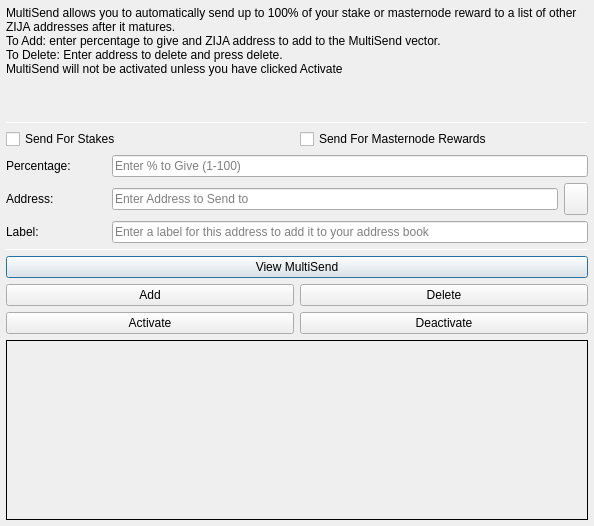
<?xml version="1.0" encoding="UTF-8"?>
<ui version="4.0">
 <class>MultiSendDialog</class>
 <widget class="QDialog" name="MultiSendDialog">
  <property name="windowModality">
   <enum>Qt::NonModal</enum>
  </property>
  <property name="geometry">
   <rect>
    <x>0</x>
    <y>0</y>
    <width>594</width>
    <height>526</height>
   </rect>
  </property>
  <property name="windowTitle">
   <string>MultiSend</string>
  </property>
  <layout class="QVBoxLayout" name="verticalLayout" stretch="0">
   <property name="leftMargin">
    <number>6</number>
   </property>
   <property name="topMargin">
    <number>6</number>
   </property>
   <property name="rightMargin">
    <number>6</number>
   </property>
   <property name="bottomMargin">
    <number>6</number>
   </property>
   <item>
    <layout class="QVBoxLayout" name="verticalLayout_Main" stretch="1,1,1,0,1,1,1">
     <item>
      <widget class="QLabel" name="label_2">
       <property name="lineWidth">
        <number>1</number>
       </property>
       <property name="text">
        <string>MultiSend allows you to automatically send up to 100% of your stake or masternode reward to a list of other ZIJA addresses after it matures.
To Add: enter percentage to give and ZIJA address to add to the MultiSend vector.
To Delete: Enter address to delete and press delete.
MultiSend will not be activated unless you have clicked Activate</string>
       </property>
       <property name="alignment">
        <set>Qt::AlignLeading|Qt::AlignLeft|Qt::AlignTop</set>
       </property>
       <property name="wordWrap">
        <bool>true</bool>
       </property>
      </widget>
     </item>
     <item>
      <widget class="Line" name="line">
       <property name="minimumSize">
        <size>
         <width>0</width>
         <height>1</height>
        </size>
       </property>
       <property name="maximumSize">
        <size>
         <width>16777215</width>
         <height>1</height>
        </size>
       </property>
       <property name="orientation">
        <enum>Qt::Horizontal</enum>
       </property>
      </widget>
     </item>
     <item>
      <layout class="QVBoxLayout" name="verticalLayout_Settings">
       <item>
        <layout class="QHBoxLayout" name="horizontalLayout">
         <item>
          <widget class="QCheckBox" name="multiSendStakeCheckBox">
           <property name="text">
            <string>Send For Stakes</string>
           </property>
          </widget>
         </item>
         <item>
          <widget class="QCheckBox" name="multiSendMasternodeCheckBox">
           <property name="text">
            <string>Send For Masternode Rewards</string>
           </property>
          </widget>
         </item>
        </layout>
       </item>
       <item>
        <layout class="QHBoxLayout" name="horizontalLayout_6">
         <item>
          <widget class="QLabel" name="label">
           <property name="minimumSize">
            <size>
             <width>100</width>
             <height>0</height>
            </size>
           </property>
           <property name="toolTip">
            <string>Percentage of stake to send</string>
           </property>
           <property name="text">
            <string>Percentage:</string>
           </property>
          </widget>
         </item>
         <item>
          <widget class="QLineEdit" name="multiSendPercentEdit">
           <property name="toolTip">
            <string>Enter whole numbers 1 - 100</string>
           </property>
           <property name="placeholderText">
            <string>Enter % to Give (1-100)</string>
           </property>
          </widget>
         </item>
        </layout>
       </item>
       <item>
        <layout class="QHBoxLayout" name="horizontalLayout_7">
         <item>
          <widget class="QLabel" name="label_5">
           <property name="minimumSize">
            <size>
             <width>100</width>
             <height>0</height>
            </size>
           </property>
           <property name="toolTip">
            <string>Address to send portion of stake to</string>
           </property>
           <property name="text">
            <string>Address:</string>
           </property>
          </widget>
         </item>
         <item>
          <widget class="QLineEdit" name="multiSendAddressEdit">
           <property name="toolTip">
            <string/>
           </property>
           <property name="placeholderText">
            <string>Enter Address to Send to</string>
           </property>
          </widget>
         </item>
         <item>
          <widget class="QToolButton" name="addressBookButton">
           <property name="maximumSize">
            <size>
             <width>16777215</width>
             <height>32</height>
            </size>
           </property>
           <property name="toolTip">
            <string>Choose an address from the address book</string>
           </property>
           <property name="text">
            <string/>
           </property>
           <property name="icon">
            <iconset resource="../zija.qrc">
             <normaloff>:/icons/address-book</normaloff>:/icons/address-book</iconset>
           </property>
           <property name="shortcut">
            <string>Alt+A</string>
           </property>
          </widget>
         </item>
        </layout>
       </item>
      </layout>
     </item>
     <item>
      <layout class="QHBoxLayout" name="horizontalLayout_3">
       <item>
        <widget class="QLabel" name="label_3">
         <property name="minimumSize">
          <size>
           <width>100</width>
           <height>0</height>
          </size>
         </property>
         <property name="text">
          <string>Label:</string>
         </property>
        </widget>
       </item>
       <item>
        <widget class="QLineEdit" name="labelAddressLabelEdit">
         <property name="placeholderText">
          <string>Enter a label for this address to add it to your address book</string>
         </property>
        </widget>
       </item>
      </layout>
     </item>
     <item>
      <widget class="Line" name="line_2">
       <property name="minimumSize">
        <size>
         <width>0</width>
         <height>1</height>
        </size>
       </property>
       <property name="maximumSize">
        <size>
         <width>16777215</width>
         <height>1</height>
        </size>
       </property>
       <property name="orientation">
        <enum>Qt::Horizontal</enum>
       </property>
      </widget>
     </item>
     <item>
      <layout class="QVBoxLayout" name="verticalLayout_Buttons">
       <item>
        <layout class="QHBoxLayout" name="horizontalLayout_4">
         <item>
          <widget class="QPushButton" name="viewButton">
           <property name="toolTip">
            <string/>
           </property>
           <property name="statusTip">
            <string>View MultiSend Vector</string>
           </property>
           <property name="text">
            <string>View MultiSend</string>
           </property>
          </widget>
         </item>
        </layout>
       </item>
       <item>
        <layout class="QHBoxLayout" name="horizontalLayout_2">
         <item>
          <widget class="QPushButton" name="addButton">
           <property name="toolTip">
            <string/>
           </property>
           <property name="statusTip">
            <string>Add to MultiSend Vector</string>
           </property>
           <property name="text">
            <string>Add</string>
           </property>
          </widget>
         </item>
         <item>
          <widget class="QPushButton" name="deleteButton">
           <property name="toolTip">
            <string/>
           </property>
           <property name="statusTip">
            <string>Delete Address From MultiSend Vector</string>
           </property>
           <property name="text">
            <string>Delete</string>
           </property>
          </widget>
         </item>
        </layout>
       </item>
       <item>
        <layout class="QHBoxLayout" name="horizontalLayout_5">
         <item>
          <widget class="QPushButton" name="activateButton">
           <property name="statusTip">
            <string>Activate MultiSend</string>
           </property>
           <property name="text">
            <string>Activate</string>
           </property>
          </widget>
         </item>
         <item>
          <widget class="QPushButton" name="disableButton">
           <property name="statusTip">
            <string>Deactivate MultiSend</string>
           </property>
           <property name="text">
            <string>Deactivate</string>
           </property>
          </widget>
         </item>
        </layout>
       </item>
      </layout>
     </item>
     <item>
      <widget class="QLabel" name="message">
       <property name="minimumSize">
        <size>
         <width>0</width>
         <height>180</height>
        </size>
       </property>
       <property name="frameShape">
        <enum>QFrame::Panel</enum>
       </property>
       <property name="frameShadow">
        <enum>QFrame::Plain</enum>
       </property>
       <property name="lineWidth">
        <number>1</number>
       </property>
       <property name="midLineWidth">
        <number>1</number>
       </property>
       <property name="text">
        <string/>
       </property>
       <property name="alignment">
        <set>Qt::AlignLeading|Qt::AlignLeft|Qt::AlignTop</set>
       </property>
       <property name="wordWrap">
        <bool>true</bool>
       </property>
      </widget>
     </item>
    </layout>
   </item>
  </layout>
 </widget>
 <resources>
  <include location="../zija.qrc"/>
 </resources>
 <connections/>
</ui>
